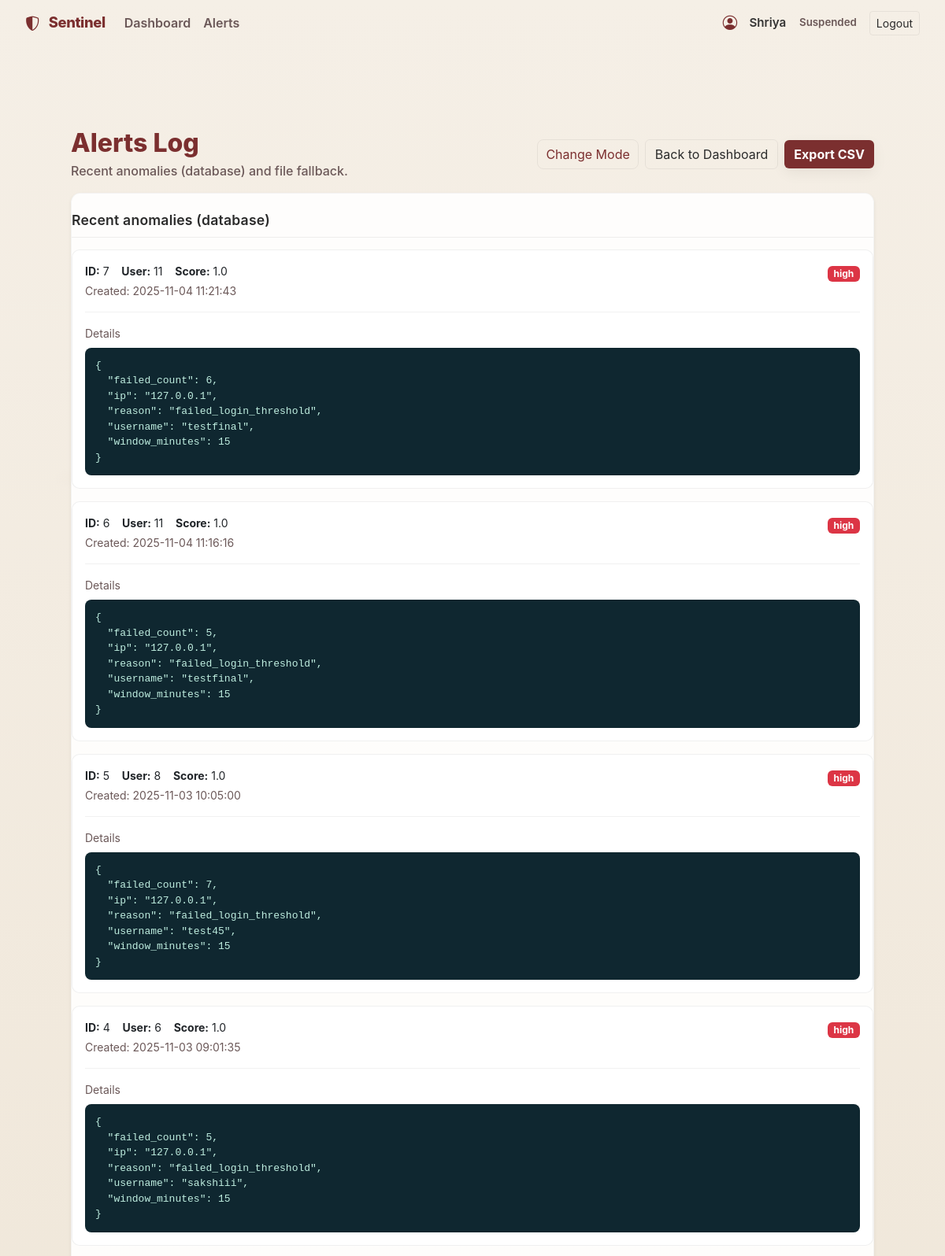
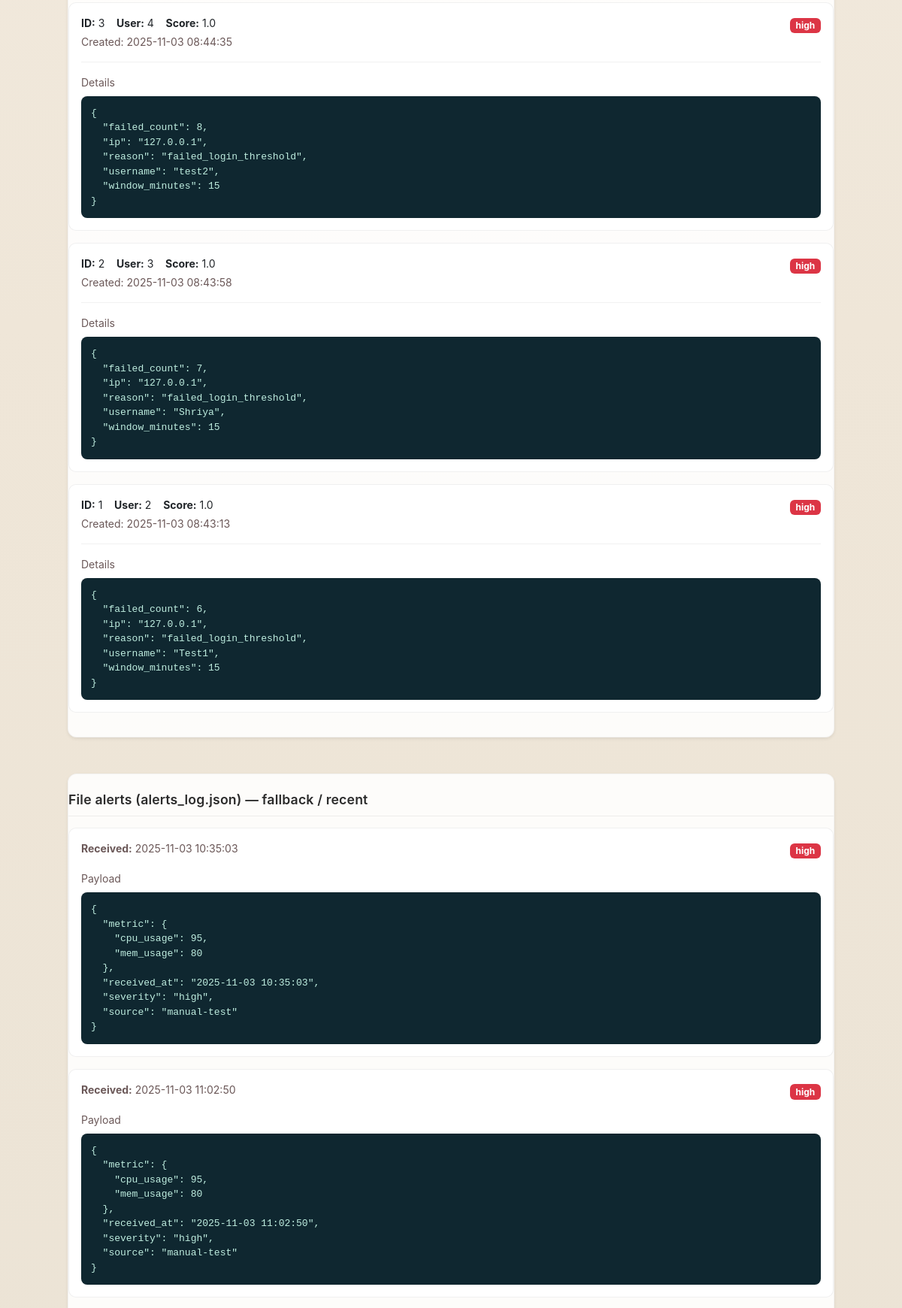
Page /alerts_detail (signed in, upper part) on the committed database (2 pictures, top to bottom).
### tables this page shows
CREATE TABLE anomalies (
  id INTEGER PRIMARY KEY AUTOINCREMENT,
  source TEXT,
  severity TEXT,
  details TEXT,
  metric_json TEXT,
  timestamp DATETIME DEFAULT CURRENT_TIMESTAMP
, created_at DATETIME, user_id TEXT, score REAL);

### app.py (the view)
@app.route('/alerts_detail')
def alerts_detail():
    anomalies = []
    file_alerts = []
    try:
        conn = get_db_conn()
        cur = conn.cursor()
        cur.execute("SELECT id, user_id, score, details, severity, created_at FROM anomalies ORDER BY created_at DESC LIMIT 200;")
        rows = cur.fetchall()
        for r in rows:
            details = None
            try:
                details = json.loads(r['details']) if r['details'] else None
            except Exception:
                details = r['details']
            anomalies.append({
                "id": r['id'],
                "user_id": r['user_id'],
                "score": r['score'],
                "details": details,
                "severity": r['severity'],
                "created_at": r['created_at']
            })
        conn.close()
    except Exception as e:
        print("[alerts_detail] db read failed:", e)
        anomalies = []
    if os.path.exists(ALERTS_FILE):
        try:
            with open(ALERTS_FILE, 'r') as f:
                file_alerts = json.load(f) or []
        except Exception as _e:
            print("[alerts_detail] failed to read alerts_log.json:", _e)
            file_alerts = []
    return render_template('alerts_detail.html', alerts={"db": anomalies, "file": file_alerts})

### app.py (called while the page is built)
def get_db_conn():
    conn = sqlite3.connect(DB_PATH)
    conn.row_factory = sqlite3.Row
    return conn

@app.before_request
def enforce_https_in_production():
    USE_HTTPS = os.environ.get("USE_HTTPS", "0").lower() in ("1", "true", "yes")
    if not (FLASK_ENV == "production" and USE_HTTPS):
        return
    proto = request.headers.get('X-Forwarded-Proto', request.scheme)
    if proto != 'https':
        url = request.url.replace("http://", "https://", 1)
        return redirect(url, code=301)

### templates/alerts_detail.html (shortened to what this page needs)
{% extends 'base.html' %}
{% block content %}
<div class="container py-5">
  <div class="d-flex align-items-center justify-content-between mb-3 alerts-head">
    <div>
      <h1 class="h2">Alerts Log</h1>
      <div class="sub">Recent anomalies (database) and file fallback.</div>
    </div>
    <div class="toolbar">
      <button id="theme_toggle_alerts" class="resume-btn">Change Mode</button>
      <a href="{{ url_for('dashboard') }}" class="btn btn-outline-light">Back to Dashboard</a>
      <a href="{{ url_for('api_anomalies_export') }}" class="btn btn-accent">Export CSV</a>
    </div>
  </div>
  <div class="row g-4">
    <div class="col-12">
      <div class="alerts-card shadow-sm mb-4">
        <div class="card-body">
          <div class="section-title">Recent anomalies (database)</div>
          {% if alerts.db and alerts.db|length > 0 %}
            {% for a in alerts.db %}
              <div class="inner-card card mb-3">
                <div class="card-body">
                  <div class="d-flex align-items-start justify-content-between">
                    <div class="small">
                      <strong>ID:</strong> {{ a.id }} &nbsp;&nbsp;
                      <strong>User:</strong> {{ a.user_id or 'unknown' }} &nbsp;&nbsp;
                      <strong>Score:</strong> {{ a.score or 'n/a' }}
                      <div class="muted mt-1">Created: {{ a.created_at or '-' }}</div>
                    </div>
                    <div class="text-end">
                      {% set sev = (a.severity or 'medium')|lower %}
                      {% if sev == 'high' %}
                        <span class="badge bg-danger">high</span>
                      {% elif sev == 'low' %}
                        <span class="badge bg-success">low</span>
                      {% else %}
                        <span class="badge bg-warning text-dark">medium</span>
                      {% endif %}
                    </div>
                  </div>
                  <hr class="soft-hr">
                  <div class="muted small mb-2">Details</div>
                  <pre class="log-json">{{ a.details | tojson(indent=2) }}</pre>
                </div>
              </div>
            {% endfor %}
          {% else %}
            <div class="alert alert-secondary mb-0">No anomalies found in the database.</div>
          {% endif %}
        </div>
      </div>
    </div>
    <div class="col-12">
      <div class="alerts-card shadow-sm">
        <div class="card-body">
          <div class="section-title">File alerts (alerts_log.json) — fallback / recent</div>
          {% if alerts.file and alerts.file|length > 0 %}
            {% for item in alerts.file %}
              <div class="inner-card card mb-3">
                <div class="card-body">
                  <div class="d-flex justify-content-between">
                    <div class="small muted">
                      <strong>Received:</strong> {{ item.received_at or item.created_at or 'unknown' }}
                    </div>
                    <div>
                      {% set sevf = (item.severity or 'medium')|lower %}
                      {% if sevf == 'high' %}
                        <span class="badge bg-danger">{{ item.severity }}</span>
                      {% elif sevf == 'low' %}
                        <span class="badge bg-success">{{ item.severity }}</span>
                      {% else %}
                        <span class="badge bg-warning text-dark">{{ item.severity }}</span>
                      {% endif %}
                    </div>
                  </div>
                  <div class="mt-3">
                    <div class="muted small mb-2">Payload</div>
                    <pre class="log-json">{{ item | tojson(indent=2) }}</pre>
                  </div>
                </div>
              </div>
            {% endfor %}
          {% else %}
            <div class="alert alert-secondary mb-0">No file-based alerts found.</div>
          {% endif %}
        </div>
      </div>
    </div>
  </div>
</div>
{% endblock %}

### templates/base.html (style rules this page uses)
:root { --bg-900: #f5efe6; --accent: #7b2f2f; --accent-700: #5a1f1f; --muted: #6b5858; --card-bg: rgba(255,255,255,0.88); --glass: rgba(255,255,255,0.85); --danger: #e35b5b; --warning: #d19b4a; --success: #2c8c69; --text-dark: #2b2b2b; --shadow: 0 12px 30px rgba(24,24,24,0.08); }
html,body { height:100% }
body { margin:0; min-height:100%; font-family:"Inter","Poppins",system-ui,-apple-system,"Segoe UI",Roboto,"Helvetica Neue",Arial; background: radial-gradient(900px 300px at 10% 12%, rgba(180,170,155,0.06), transparent 6%), linear-gradient(180deg, #f5efe6 0%, #efe6d8 40%, #e8e1d3 100%); color: var(--text-dark); -webkit-font-smoothing:antialiased; -moz-osx-font-smoothing:grayscale; padding-bottom:48px; }
.btn-accent { background: var(--accent); color:#fff; border:none; font-weight:700; box-shadow: 0 6px 18px rgba(0,0,0,0.06); }
.btn-outline-light { border-color: rgba(0,0,0,0.06); color: var(--text-dark); background: transparent; }
h1, h2, h3 { color: var(--text-dark); margin:0 0 .6rem 0; }
.muted { color: var(--muted); }
.resume-btn { background:transparent; border:1px solid rgba(0,0,0,0.06); color:var(--accent); padding:6px 10px; border-radius:8px; }

### templates/alerts_detail.html (style rules this page uses)
.alerts-head h1 { color:var(--accent); margin:0 0 .25rem 0; font-weight:800; }
.alerts-head .sub { color:var(--muted); font-weight:500; }
.toolbar { display:flex; gap:.5rem; align-items:center; }
.alerts-card { background:var(--card-bg); border-radius:12px; box-shadow:var(--shadow); border:1px solid rgba(0,0,0,0.04); }
.alerts-card > .card-body { padding-top: 1.15rem; padding-bottom: 1rem; }
.inner-card { background:var(--card-bg); border-radius:10px; border:1px solid rgba(0,0,0,0.06); }
.section-title { font-size:1.1rem; font-weight:600; color:var(--text-dark); margin: .15rem 0 .9rem 0; padding: 0 0 .5rem 0; border-bottom:1px solid rgba(0,0,0,0.06); letter-spacing:.2px; }
.log-json { background:#0f2730; color:#bfeee0; padding:12px; border-radius:8px; white-space:pre-wrap; margin:0; border:1px solid rgba(0,0,0,0.06); font-family: ui-monospace, SFMono-Regular, Menlo, Monaco, Consolas, "Liberation Mono", monospace; font-size:13px; }
.soft-hr { border-color: rgba(0,0,0,0.08); opacity:.7; }

### rows in the picture
anomalies: id "7", user "11", score "1.0", created_at "2025-11-04 11:21:43", details|tojson "{ \"failed_count\": 6, \"ip\": \"127.0.0.1\", \"reason\": \"failed_login_threshold\", \"username\": \"testfinal\", \"window_minutes\": 15 }"
anomalies: id "6", user "11", score "1.0", created_at "2025-11-04 11:16:16", details|tojson "{ \"failed_count\": 5, \"ip\": \"127.0.0.1\", \"reason\": \"failed_login_threshold\", \"username\": \"testfinal\", \"window_minutes\": 15 }"
anomalies: id "5", user "8", score "1.0", created_at "2025-11-03 10:05:00", details|tojson "{ \"failed_count\": 7, \"ip\": \"127.0.0.1\", \"reason\": \"failed_login_threshold\", \"username\": \"test45\", \"window_minutes\": 15 }"
anomalies: id "4", user "6", score "1.0", created_at "2025-11-03 09:01:35", details|tojson "{ \"failed_count\": 5, \"ip\": \"127.0.0.1\", \"reason\": \"failed_login_threshold\", \"username\": \"sakshiii\", \"window_minutes\": 15 }"
anomalies: id "3", user "4", score "1.0", created_at "2025-11-03 08:44:35", details|tojson "{ \"failed_count\": 8, \"ip\": \"127.0.0.1\", \"reason\": \"failed_login_threshold\", \"username\": \"test2\", \"window_minutes\": 15 }"
anomalies: id "2", user "3", score "1.0", created_at "2025-11-03 08:43:58", details|tojson "{ \"failed_count\": 7, \"ip\": \"127.0.0.1\", \"reason\": \"failed_login_threshold\", \"username\": \"Shriya\", \"window_minutes\": 15 }"
anomalies: id "1", user "2", score "1.0", created_at "2025-11-03 08:43:13", details|tojson "{ \"failed_count\": 6, \"ip\": \"127.0.0.1\", \"reason\": \"failed_login_threshold\", \"username\": \"Test1\", \"window_minutes\": 15 }"

### other values in the picture
{{ session.get('username','User') }} "Shriya"
{{ session.get('role','analyst')|capitalize }} "Suspended"
{{ item.received_at or item.created_at or 'unknown' }} "2025-11-03 10:35:03" "2025-11-03 11:02:50"
{{ item.severity }} "high" "high"
{{ item | tojson(indent=2) }} "{ \"metric\": { \"cpu_usage\": 95, \"mem_usage\": 80 }, \"received_at\": \"2025-11-03 10:35:03\", \"severity\": \"high\", \"source\": \"manual-test\" }" "{ \"metric\": { \"cpu_usage\": 95, \"mem_usage\": 80 }, \"received_at\": \"2025-11-03 11:02:50\", \"severity\": \"high\", \"source\": \"manual-test\" }"
